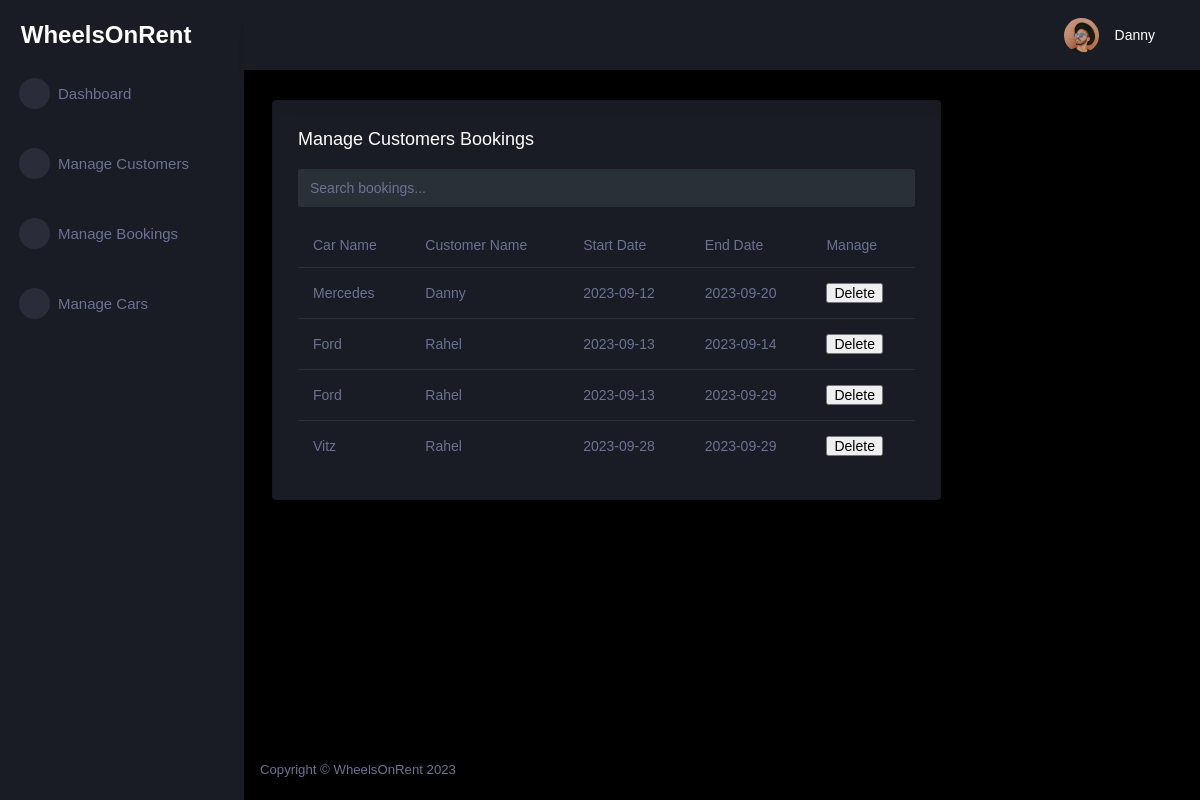
Before: /booking/ (signed in) with the older database file.
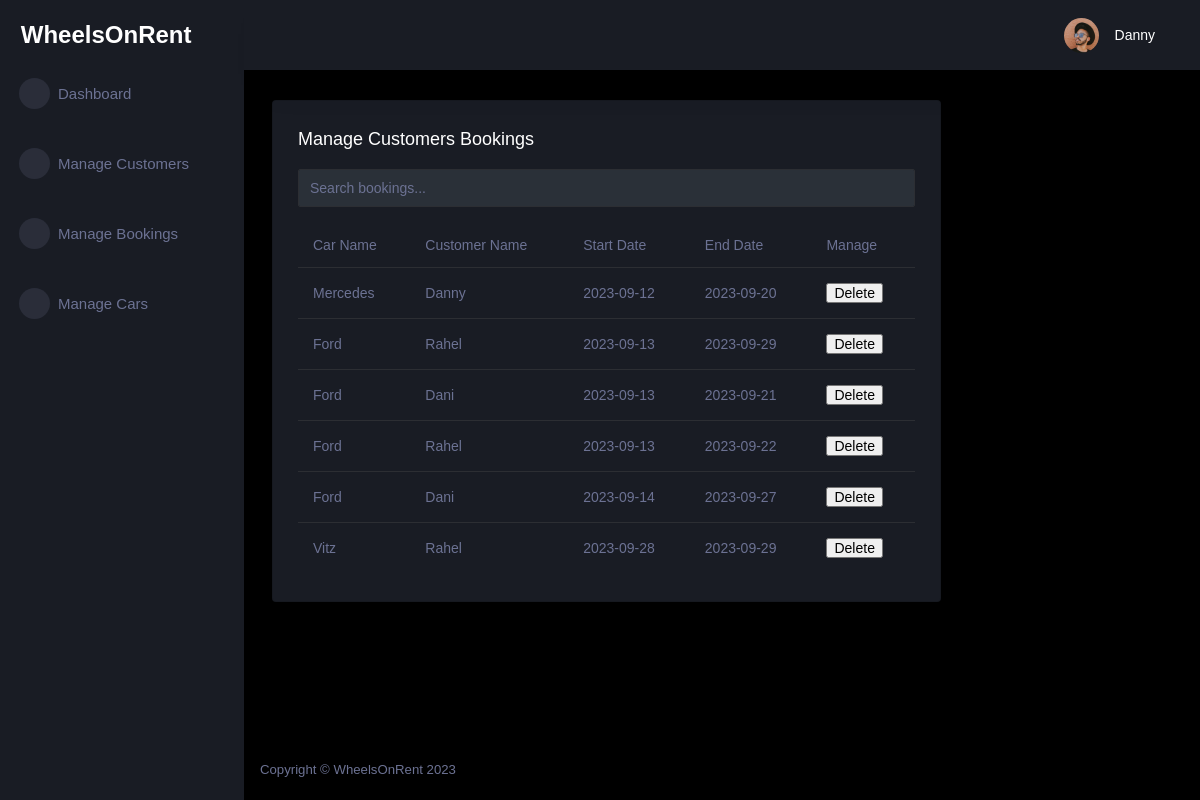
After: the same page with the newer database file.
### tables this page shows
CREATE TABLE customer (
  id INTEGER PRIMARY KEY AUTOINCREMENT,
  name TEXT NOT NULL,
  last_name TEXT NOT NULL,
  phone_number TEXT NOT NULL,
  email TEXT NOT NULL,
  password TEXT NOT NULL,
  role TEXT INTEGER DEFAULT 0
);

CREATE TABLE booking (
  id INTEGER PRIMARY KEY AUTOINCREMENT,
  customer_id INTEGER NOT NULL,
  car_id INTEGER NOT NULL,
  start_date DATE NOT NULL,
  end_date DATE NOT NULL,
  FOREIGN KEY (customer_id) REFERENCES customer (id),
  FOREIGN KEY (car_id) REFERENCES car (id)
);

CREATE TABLE car (
  id INTEGER PRIMARY KEY AUTOINCREMENT,
  name TEXT NOT NULL,
  model TEXT NOT NULL,
  status TEXT NOT NULL,
  seat INTEGER NOT NULL,
  door INTEGER NOT NULL,
  gearbox TEXT NOT NULL,
  image TEXT
, price REAL NOT NULL DEFAULT 0.0);

### car_app/booking.py (the view)
@bp.route('/')
@login_required
def index():
    db = get_db()
    bookings = db.execute(
        'SELECT b.id, ca.name, cu.name, cu.last_name, start_date, end_date'
        ' FROM booking b'
        ' JOIN customer cu ON b.customer_id = cu.id'
        ' JOIN car ca on b.car_id = ca.id'
        ' ORDER BY start_date ASC'
    ).fetchall()
    return render_template('admin/booking_index.html', bookings=bookings)

### car_app/customer.py (called while the page is built)
@bp.before_app_request
def load_logged_in_customer():
    customer_id = session.get('customer_id')
    if customer_id is None:
        g.customer = None
    else:
        g.customer = get_db().execute(
            'SELECT * FROM customer WHERE id = ?', (customer_id,)
        ).fetchone()

def login_required(view):
    @functools.wraps(view)
    def wrapped_view(**kwargs):
        if g.customer is None:
            return redirect(url_for('customer.login'))
        return view(**kwargs)
    return wrapped_view

### car_app/db.py (called while the page is built)
def get_db():
    if 'db' not in g:
        g.db = sqlite3.connect(
            current_app.config['DATABASE'],
            detect_types=sqlite3.PARSE_DECLTYPES
        )
        g.db.row_factory = sqlite3.Row
    return g.db

### car_app/templates/admin/booking_index.html (shortened to what this page needs)
{% extends 'admin/admin_base.html' %}
{% block content %}
<div class="content-wrapper">
  <div class="row">
    <div class="col-lg-9 grid-margin stretch-card">
      <div class="card">
        <div class="card-body">
          <h4 class="card-title">Manage Customers Bookings</h4>
          <div class="mb-3">
            <input type="text" id="searchInput" class="form-control" placeholder="Search bookings...">
          </div>
          <div class="table-responsive">
            <table class="table">
              <thead>
                <tr>
                  <th>Car Name</th>
                  <th>Customer Name</th>
                  <th>Start Date</th>
                  <th>End Date</th>
                  <th>Manage</th>
                </tr>
              </thead>
              <tbody>
                {% for booking in bookings %}
                  <tr>
                    <td>{{ booking[1] }}</td>
                    <td>{{ booking[2] }}</td>
                    <td>{{ booking[4] }}</td>
                    <td>{{ booking[5] }}</td>
              <td><form action="{{ url_for('booking.delete', id=booking['id']) }}" method="post"><input class="danger" type="submit" value="Delete" onclick="return confirm('Are you sure?')">
                </form></td>
                  </tr>
                {% endfor %}
              </tbody>
            </table>
          </div>
        </div>
      </div>
    </div>
  </div>
</div>
{% endblock %}

### car_app/templates/admin/admin_base.html (shortened to what this page needs)
<!DOCTYPE html>
<html lang="en">
<head>
    <link rel="stylesheet" href="https://cdn.jsdelivr.net/npm/bootstrap@4.0.0/dist/css/bootstrap.min.css">
    <link rel="stylesheet" href="{{ url_for('static', filename='assets/admin/assets/vendors/mdi/css/materialdesignicons.min.css')}}">
    <link rel="stylesheet" href="{{ url_for('static', filename='assets/admin/assets/vendors/css/vendor.bundle.base.css')}}">
    <link rel="stylesheet" href="{{ url_for('static', filename='assets/admin/assets/vendors/jvectormap/jquery-jvectormap.css')}}">
    <link rel="stylesheet" href="{{ url_for('static', filename='assets/admin/assets/vendors/flag-icon-css/css/flag-icon.min.css')}}">
    <link rel="stylesheet" href="{{ url_for('static', filename='assets/admin/assets/vendors/owl-carousel-2/owl.carousel.min.css')}}">
    <link rel="stylesheet" href="{{ url_for('static', filename='assets/admin/assets/vendors/owl-carousel-2/owl.theme.default.min.css')}}">
    <link rel="stylesheet" href="{{ url_for('static', filename='assets/admin/assets/css/style.css')}}">
</head>
<body>
    {% if g.customer['role'] == 1 %}
    <div class="container-scroller">
        <nav class="sidebar sidebar-offcanvas" id="sidebar">
            <div class="sidebar-brand-wrapper d-none d-lg-flex align-items-center justify-content-center fixed-top">
                <a class="sidebar-brand brand-logo" href="{{ url_for('customer.admin_dashboard') }}" style="text-decoration: none; color: white; font-size: 24px; font-weight: bold; font-family: Verdana, Geneva, Tahoma, sans-serif;">WheelsOnRent</a>
            </div>
            <ul class="nav">
                <li class="nav-item menu-items">
                    <a class="nav-link" href="{{ url_for('customer.admin_dashboard') }}">
                        <span class="menu-icon">
                <i class="mdi mdi-speedometer"></i>
              </span>
                        <span class="menu-title">Dashboard</span>
                    </a>
                </li>
                <br>
                <li class="nav-item menu-items">
                    <a class="nav-link" href="{{ url_for('customer.index') }}">
                        <span class="menu-icon">
                <i class="mdi mdi-playlist-play"></i>
              </span>
                        <span class="menu-title">Manage Customers</span>
                    </a>
                </li>
                <br>
                <li class="nav-item menu-items">
                    <a class="nav-link" href="{{ url_for('booking.index') }}">
                        <span class="menu-icon">
                <i class="mdi mdi-table-large"></i>
              </span>
                        <span class="menu-title">Manage Bookings</span>
                    </a>
                </li>
                <br>
                <li class="nav-item menu-items">
                    <a class="nav-link" href="{{ url_for('car.index') }}">
                        <span class="menu-icon">
                <i class="mdi mdi-car"></i>
              </span>
                        <span class="menu-title">Manage Cars</span>
                    </a>
                </li>
            </ul>
        </nav>
        <div class="container-fluid page-body-wrapper">
            <nav class="navbar p-0 fixed-top d-flex flex-row">
                <div class="navbar-menu-wrapper flex-grow d-flex align-items-stretch">
                    <button class="navbar-toggler navbar-toggler align-self-center" type="button" data-toggle="minimize">
              <span class="mdi mdi-menu"></span>
            </button>
                    <ul class="navbar-nav navbar-nav-right">
                        <li class="nav-item nav-settings d-none d-lg-block">
                            <a class="nav-link" href="#">
                                <i class="mdi mdi-view-grid"></i>
                            </a>
                        </li>
                        <li class="nav-item dropdown">
                            <a class="nav-link" id="profileDropdown" href="#" data-toggle="dropdown">
                                <div class="navbar-profile">
                                    <img class="img-xs rounded-circle" src="{{ url_for('static', filename='assets/admin/assets/images/faces/face15.jpg')}}" alt="">
                                    <p class="mb-0 d-none d-sm-block navbar-profile-name">{{ g.customer['name'] }}</p>
                                    <i class="mdi mdi-menu-down d-none d-sm-block"></i>
                                </div>
                            </a>
                        </li>
                    </ul>
                </div>
            </nav>
            <div class="main-panel">
                {% block content %}{% endblock %}
                <footer class="footer">
                    <div class="d-sm-flex justify-content-center justify-content-sm-between">
                        <span class="text-muted d-block text-center text-sm-left d-sm-inline-block">Copyright © WheelsOnRent 2023</span>
                    </div>
                </footer>
            </div>
        </div>
    </div>
    {% else %}
    <div class="container">
        <div class="alert alert-danger">
            <p>You do not have permission to view this page.</p>
        </div>
    </div>
    {% endif %}
</body>
</html>

Changed rows visible on the page:
removed booking: name "Ford", name "Rahel", start_date "2023-09-13", end_date "2023-09-14"
added booking: name "Ford", name "Dani", start_date "2023-09-13", end_date "2023-09-21"
added booking: name "Ford", name "Rahel", start_date "2023-09-13", end_date "2023-09-22"
added booking: name "Ford", name "Dani", start_date "2023-09-14", end_date "2023-09-27"
